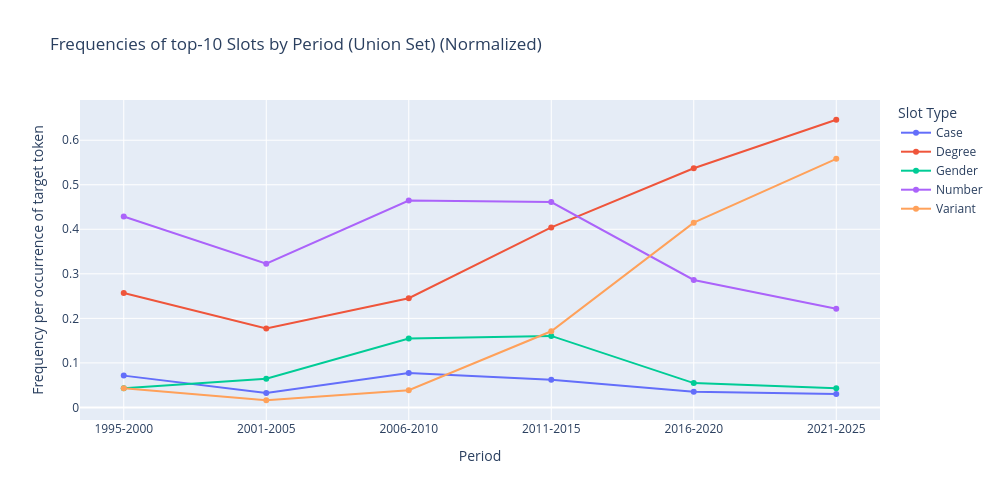

Notebook code cell kept with this figure:
### Code cell
plot_freq_top_union_slots_by_period(
    json_path=feat_json_path,
    top_n=10,
    normalized=True,
    relative=False,
    token_counts=token_counts,
)

### Figure 1 — Plotly figure (JSON) as saved in the notebook; plotly's stock layout.template omitted (floating-point values rounded to 4 significant figures)
{"data": [{"hovertemplate": "Slot Type=Case<br>Period=%{x}<br>Frequency=%{y}<extra></extra>", "legendgroup": "Case", "line": {"color": "#636efa", "dash": "solid"}, "marker": {"symbol": "circle"}, "mode": "lines+markers", "name": "Case", "orientation": "v", "showlegend": true, "type": "scatter", "x": ["1995-2000", "2001-2005", "2006-2010", "2011-2015", "2016-2020", "2021-2025"], "xaxis": "x", "y": [0.07143, 0.03226, 0.07742, 0.06218, 0.03537, 0.0303], "yaxis": "y"}, {"hovertemplate": "Slot Type=Degree<br>Period=%{x}<br>Frequency=%{y}<extra></extra>", "legendgroup": "Degree", "line": {"color": "#EF553B", "dash": "solid"}, "marker": {"symbol": "circle"}, "mode": "lines+markers", "name": "Degree", "orientation": "v", "showlegend": true, "type": "scatter", "x": ["1995-2000", "2001-2005", "2006-2010", "2011-2015", "2016-2020", "2021-2025"], "xaxis": "x", "y": [0.2571, 0.1774, 0.2452, 0.4041, 0.537, 0.6459], "yaxis": "y"}, {"hovertemplate": "Slot Type=Gender<br>Period=%{x}<br>Frequency=%{y}<extra></extra>", "legendgroup": "Gender", "line": {"color": "#00cc96", "dash": "solid"}, "marker": {"symbol": "circle"}, "mode": "lines+markers", "name": "Gender", "orientation": "v", "showlegend": true, "type": "scatter", "x": ["1995-2000", "2001-2005", "2006-2010", "2011-2015", "2016-2020", "2021-2025"], "xaxis": "x", "y": [0.04286, 0.06452, 0.1548, 0.1606, 0.05466, 0.04306], "yaxis": "y"}, {"hovertemplate": "Slot Type=Number<br>Period=%{x}<br>Frequency=%{y}<extra></extra>", "legendgroup": "Number", "line": {"color": "#ab63fa", "dash": "solid"}, "marker": {"symbol": "circle"}, "mode": "lines+markers", "name": "Number", "orientation": "v", "showlegend": true, "type": "scatter", "x": ["1995-2000", "2001-2005", "2006-2010", "2011-2015", "2016-2020", "2021-2025"], "xaxis": "x", "y": [0.4286, 0.3226, 0.4645, 0.4611, 0.2862, 0.2217], "yaxis": "y"}, {"hovertemplate": "Slot Type=Variant<br>Period=%{x}<br>Frequency=%{y}<extra></extra>", "legendgroup": "Variant", "line": {"color": "#FFA15A", "dash": "solid"}, "marker": {"symbol": "circle"}, "mode": "lines+markers", "name": "Variant", "orientation": "v", "showlegend": true, "type": "scatter", "x": ["1995-2000", "2001-2005", "2006-2010", "2011-2015", "2016-2020", "2021-2025"], "xaxis": "x", "y": [0.04286, 0.01613, 0.03871, 0.171, 0.4148, 0.5582], "yaxis": "y"}], "layout": {"height": 500, "legend": {"title": {"text": "Slot Type"}, "tracegroupgap": 0}, "title": {"text": "Frequencies of top-10 Slots by Period (Union Set) (Normalized)"}, "width": 1000, "xaxis": {"anchor": "y", "domain": [0, 1], "title": {"text": "Period"}}, "yaxis": {"anchor": "x", "domain": [0, 1], "title": {"text": "Frequency per occurrence of target token "}}}}
